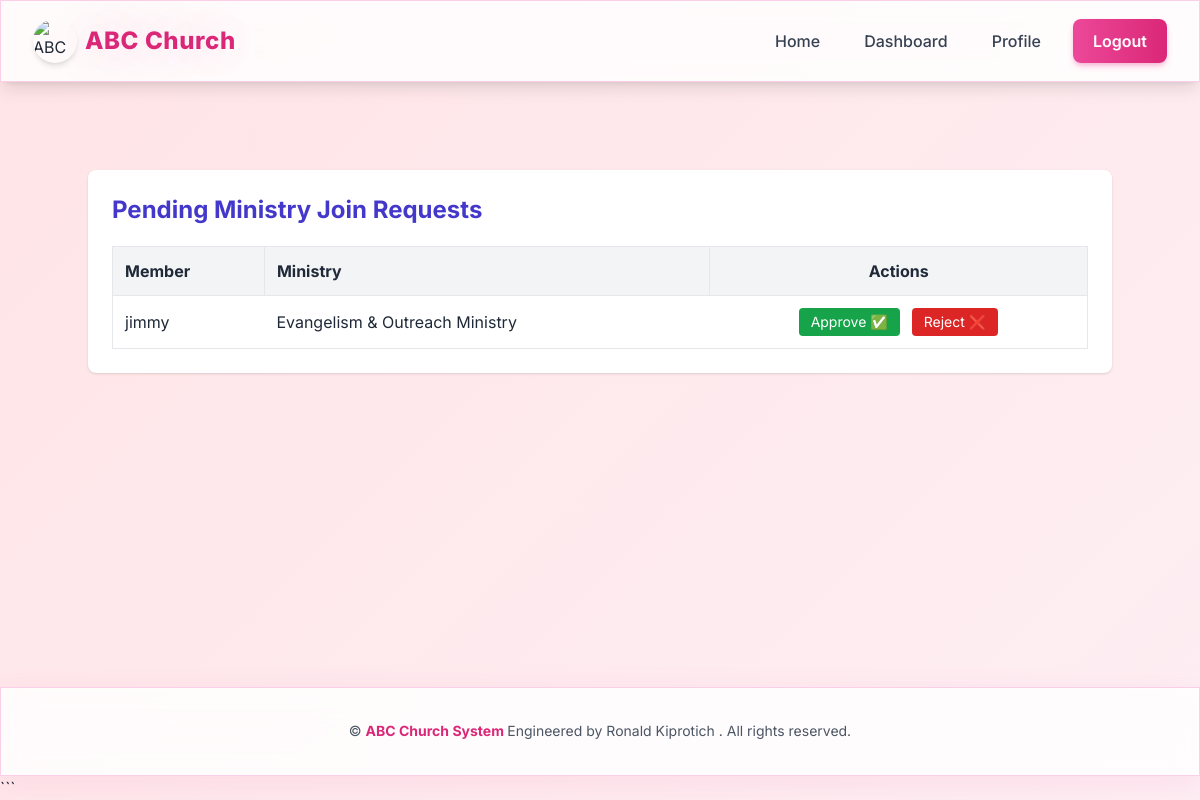
/ministries/pending-requests/ (signed in), run on the app's committed database.
### ministries/models.py (models this page shows, shortened)
class MembershipRequest(models.Model):
    ministry = models.ForeignKey(Ministry, on_delete=models.CASCADE, related_name='join_requests')
    user = models.ForeignKey(settings.AUTH_USER_MODEL, on_delete=models.CASCADE)
    message = models.TextField(blank=True)
    created_at = models.DateTimeField(auto_now_add=True)
    approved = models.BooleanField(default=False)
    class Meta:
        unique_together = ('ministry', 'user')

class Ministry(models.Model):
    name = models.CharField(max_length=120, unique=True)
    slug = models.SlugField(max_length=140, unique=True)
    description = models.TextField(blank=True)
    leader = models.ForeignKey(settings.AUTH_USER_MODEL, null=True, blank=True, on_delete=models.SET_NULL, related_name='led_ministries')
    members = models.ManyToManyField(settings.AUTH_USER_MODEL, blank=True, related_name='ministries')
    created_at = models.DateTimeField(auto_now_add=True)
    class Meta:
        ordering = ['name']

### accounts/models.py (models this page shows)
class User(AbstractUser):
    ROLE_CHOICES = [
        ('admin', 'Admin'),
        ('pastor', 'Pastor'),
        ('member', 'Member'),
        ('finance', 'Finance Officer'),
    ]
    role = models.CharField(max_length=20, choices=ROLE_CHOICES, default='member')

### ministries/views.py (the view)
# urls.py: path('pending-requests/', views.pending_requests, name="pending_requests"),
@admin_required
def pending_requests(request):
    pending = MembershipRequest.objects.filter(approved=False)
    return render(request, 'ministries/pending_requests.html', {'pending': pending})

### ministries/views.py (called while the page is built)
def admin_required(view_func):
    return user_passes_test(lambda u: u.is_superuser)(view_func)

### ministries/templates/ministries/pending_requests.html (shortened to what this page needs)
{% extends 'accounts/base.html' %}
{% block content %}
<div class="max-w-5xl mx-auto mt-10 bg-white shadow p-6 rounded-lg">
  <h1 class="text-2xl font-bold text-indigo-700 mb-5">
    Pending Ministry Join Requests
  </h1>
  {% if pending %}
  <table class="w-full border-collapse">
    <thead>
      <tr class="bg-gray-100">
        <th class="p-3 border text-left">Member</th>
        <th class="p-3 border text-left">Ministry</th>
        <th class="p-3 border text-center">Actions</th>
      </tr>
    </thead>
    <tbody>
      {% for req in pending %}
      <tr class="border">
        <td class="p-3">{{ req.user.username }}</td>
        <td class="p-3">{{ req.ministry.name }}</td>
        <td class="p-3 text-center flex justify-center gap-3">
          <a href="{% url 'ministries:approve_request' req_pk=req.pk %}"
             class="px-3 py-1 rounded bg-green-600 text-white text-sm hover:bg-green-700">
             Approve ✅
          </a>
          <a href="{% url 'ministries:reject_request' req_pk=req.pk %}"
             class="px-3 py-1 rounded bg-red-600 text-white text-sm hover:bg-red-700">
             Reject ❌
          </a>
        </td>
      </tr>
      {% endfor %}
    </tbody>
  </table>
  {% else %}
    <p class="text-gray-600 mt-4">No pending requests ✅</p>
  {% endif %}
</div>
{% endblock %}

### accounts/templates/accounts/base.html (style rules this page uses)
* { font-family: 'Inter', sans-serif; box-sizing: border-box; }
html { scroll-behavior: smooth; }
body { font-feature-settings: "cv02", "cv03", "cv04", "cv11"; overflow-x: hidden; }
.animated-gradient { background: linear-gradient( -45deg, #fce7f3, #fbcfe8, #fdf2f8, #ffe4e6 ); background-size: 400% 400%; animation: gradientShift 15s ease infinite; }

### data on the page
MembershipRequest: user.username "jimmy", ministry.name "Evangelism & Outreach Ministry"
